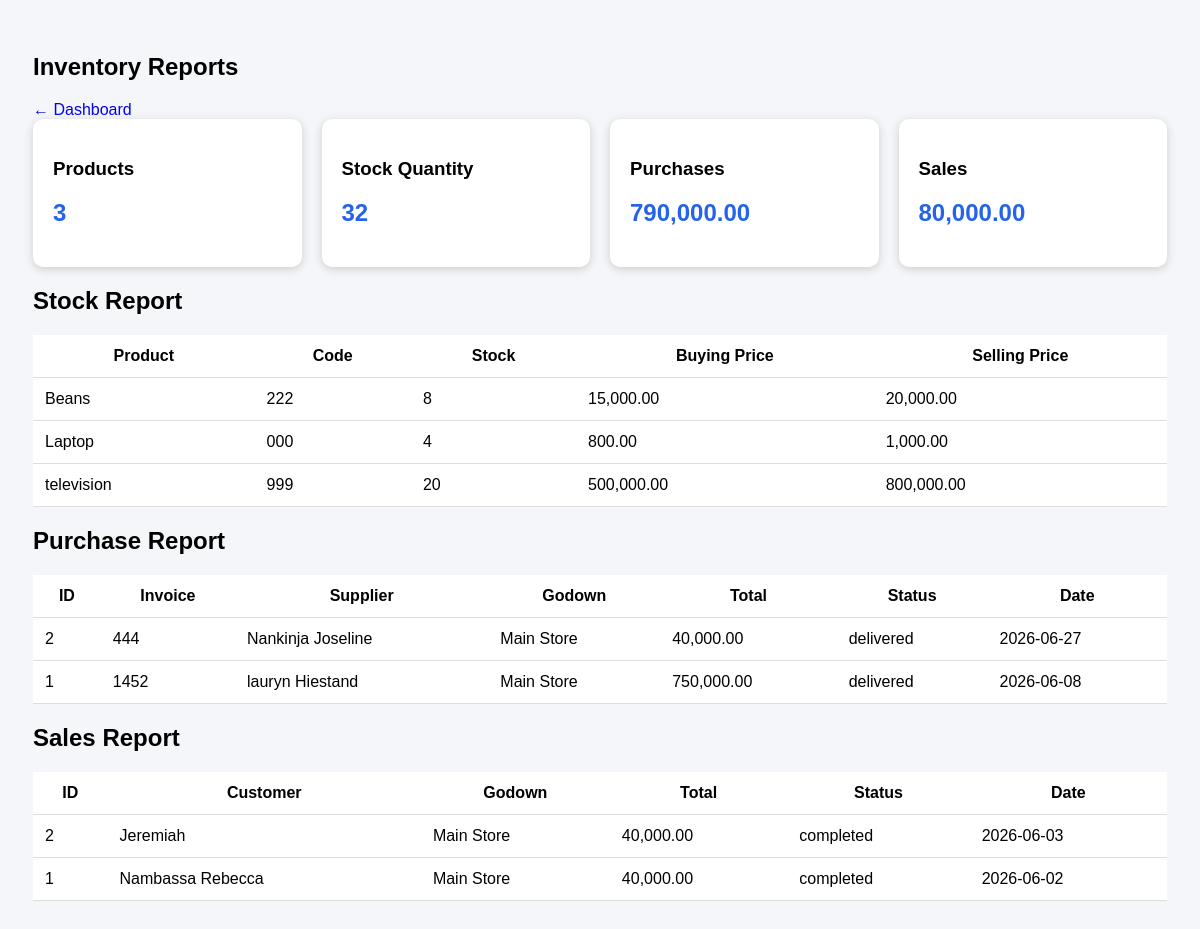
/Reports.php (signed in), run on the app's committed database.
### tables this page shows
CREATE TABLE IF NOT EXISTS `purchases` (
  `id` int NOT NULL AUTO_INCREMENT,
  `supplier_id` int DEFAULT NULL,
  `godown_id` int DEFAULT NULL,
  `invoice_no` varchar(100) DEFAULT NULL,
  `purchase_date` date DEFAULT NULL,
  `total_amount` decimal(10,2) DEFAULT '0.00',
  `status` enum('pending','approved','delivered') DEFAULT 'pending',
  `created_by` int DEFAULT NULL,
  `created_at` timestamp NULL DEFAULT CURRENT_TIMESTAMP,
  PRIMARY KEY (`id`),
  KEY `supplier_id` (`supplier_id`),
  KEY `godown_id` (`godown_id`),
  KEY `created_by` (`created_by`)
);

CREATE TABLE IF NOT EXISTS `suppliers` (
  `id` int NOT NULL AUTO_INCREMENT,
  `name` varchar(150) NOT NULL,
  `phone` varchar(30) DEFAULT NULL,
  `email` varchar(100) DEFAULT NULL,
  `address` text,
  `created_at` timestamp NULL DEFAULT CURRENT_TIMESTAMP,
  PRIMARY KEY (`id`)
);

CREATE TABLE IF NOT EXISTS `godowns` (
  `id` int NOT NULL AUTO_INCREMENT,
  `name` varchar(100) NOT NULL,
  `location` varchar(200) DEFAULT NULL,
  `created_at` timestamp NULL DEFAULT CURRENT_TIMESTAMP,
  PRIMARY KEY (`id`)
);

CREATE TABLE IF NOT EXISTS `sales` (
  `id` int NOT NULL AUTO_INCREMENT,
  `customer_name` varchar(150) DEFAULT NULL,
  `godown_id` int DEFAULT NULL,
  `sale_date` date DEFAULT NULL,
  `total_amount` decimal(10,2) DEFAULT '0.00',
  `status` enum('pending','approved','completed') DEFAULT 'pending',
  `created_by` int DEFAULT NULL,
  `created_at` timestamp NULL DEFAULT CURRENT_TIMESTAMP,
  PRIMARY KEY (`id`),
  KEY `godown_id` (`godown_id`),
  KEY `created_by` (`created_by`)
);

### Reports.php (the view, shortened to what this page needs)
<?php
$db = getDB();
$totalProducts = $db->query("
SELECT COUNT(*)
FROM products
")->fetchColumn();
$totalStock = $db->query("
SELECT COALESCE(SUM(quantity),0)
FROM products
")->fetchColumn();
$totalPurchases = $db->query("
SELECT COALESCE(SUM(total_amount),0)
FROM purchases
WHERE status='delivered'
")->fetchColumn();
$totalSales = $db->query("
SELECT COALESCE(SUM(total_amount),0)
FROM sales
WHERE status='completed'
")->fetchColumn();
$stockReport = $db->query("
SELECT *
FROM current_stock
ORDER BY product_name
")->fetchAll(PDO::FETCH_ASSOC);
$purchaseReport = $db->query("
SELECT
p.id,
p.invoice_no,
s.name supplier,
g.name godown,
p.total_amount,
p.status,
p.purchase_date
FROM purchases p
LEFT JOIN suppliers s
ON p.supplier_id=s.id
LEFT JOIN godowns g
ON p.godown_id=g.id
ORDER BY p.id DESC
")->fetchAll(PDO::FETCH_ASSOC);
$salesReport = $db->query("
SELECT
s.id,
s.customer_name,
g.name godown,
s.total_amount,
s.status,
s.sale_date
FROM sales s
LEFT JOIN godowns g
ON s.godown_id=g.id
ORDER BY s.id DESC
")->fetchAll(PDO::FETCH_ASSOC);
?>
<!DOCTYPE html>
<html>
<head>
</head>
<body>
<div class="container">
<h2>
Inventory Reports
</h2>
<a href="dashboard.php">
← Dashboard
</a>
<div class="cards">
<div class="card">
<h3>
Products
</h3>
<h2>
<?= $totalProducts ?>
</h2>
</div>
<div class="card">
<h3>
Stock Quantity
</h3>
<h2>
<?= $totalStock ?>
</h2>
</div>
<div class="card">
<h3>
Purchases
</h3>
<h2>
<?= number_format($totalPurchases,2) ?>
</h2>
</div>
<div class="card">
<h3>
Sales
</h3>
<h2>
<?= number_format($totalSales,2) ?>
</h2>
</div>
</div>
<h2>
Stock Report
</h2>
<table>
<tr>
<th>
Product
</th>
<th>
Code
</th>
<th>
Stock
</th>
<th>
Buying Price
</th>
<th>
Selling Price
</th>
</tr>
<?php foreach($stockReport as $r): ?>
<tr>
<td>
<?= $r['product_name'] ?>
</td>
<td>
<?= $r['product_code'] ?>
</td>
<td>
<?= $r['available_stock'] ?>
</td>
<td>
<?= number_format($r['buying_price'],2) ?>
</td>
<td>
<?= number_format($r['selling_price'],2) ?>
</td>
</tr>
<?php endforeach; ?>
</table>
<h2>
Purchase Report
</h2>
<table>
<tr>
<th>ID</th>
<th>Invoice</th>
<th>Supplier</th>
<th>Godown</th>
<th>Total</th>
<th>Status</th>
<th>Date</th>
</tr>
<?php foreach($purchaseReport as $p): ?>
<tr>
<td>
<?= $p['id'] ?>
</td>
<td>
<?= $p['invoice_no'] ?>
</td>
<td>
<?= $p['supplier'] ?>
</td>
<td>
<?= $p['godown'] ?>
</td>
<td>
<?= number_format($p['total_amount'],2) ?>
</td>
<td>
<?= $p['status'] ?>
</td>
<td>
<?= $p['purchase_date'] ?>
</td>
</tr>
<?php endforeach; ?>
</table>
<h2>
Sales Report
</h2>
<table>
<tr>
<th>ID</th>
<th>Customer</th>
<th>Godown</th>
<th>Total</th>
<th>Status</th>
<th>Date</th>
</tr>
<?php foreach($salesReport as $s): ?>
<tr>
<td>
<?= $s['id'] ?>
</td>
<td>
<?= $s['customer_name'] ?>
</td>
<td>
<?= $s['godown'] ?>
</td>
<td>
<?= number_format($s['total_amount'],2) ?>
</td>
<td>
<?= $s['status'] ?>
</td>
<td>
<?= $s['sale_date'] ?>
</td>
</tr>
<?php endforeach; ?>
</table>
</div>
</body>
</html>

### Reports.php (style rules this page uses)
body { font-family:Arial; background:#f4f6f9; }
.container { padding:25px; }
.cards { display:grid; grid-template-columns:repeat(4,1fr); gap:20px; }
.card { background:white; padding:20px; border-radius:10px; box-shadow:0 2px 8px #ccc; }
.card h2 { color:#2563eb; }
table { width:100%; background:white; border-collapse:collapse; margin-top:20px; }
th,td { padding:12px; border-bottom:1px solid #ddd; }
a { text-decoration:none; }

### data on the page
purchases: id "2", invoice_no "444", supplier.name "Nankinja Joseline", godown.name "Main Store", total_amount "40,000.00", status "delivered", purchase_date "2026-06-27"
purchases: id "1", invoice_no "1452", supplier.name "lauryn Hiestand", godown.name "Main Store", total_amount "750,000.00", status "delivered", purchase_date "2026-06-08"
sales: id "2", customer_name "Jeremiah", godown.name "Main Store", total_amount "40,000.00", status "completed", sale_date "2026-06-03"
sales: id "1", customer_name "Nambassa Rebecca", godown.name "Main Store", total_amount "40,000.00", status "completed", sale_date "2026-06-02"

### other printed values
$totalProducts "3"
$totalStock "32"
$totalPurchases "790,000.00"
$totalSales "80,000.00"
$r['product_name'] "Beans"
$r['product_code'] "222"
$r['available_stock'] "8"
$r['buying_price'] "15,000.00"
$r['selling_price'] "20,000.00"
$r['product_name'] "Laptop"
$r['product_code'] "000"
$r['available_stock'] "4"
$r['buying_price'] "800.00"
$r['selling_price'] "1,000.00"
$r['product_name'] "television"
